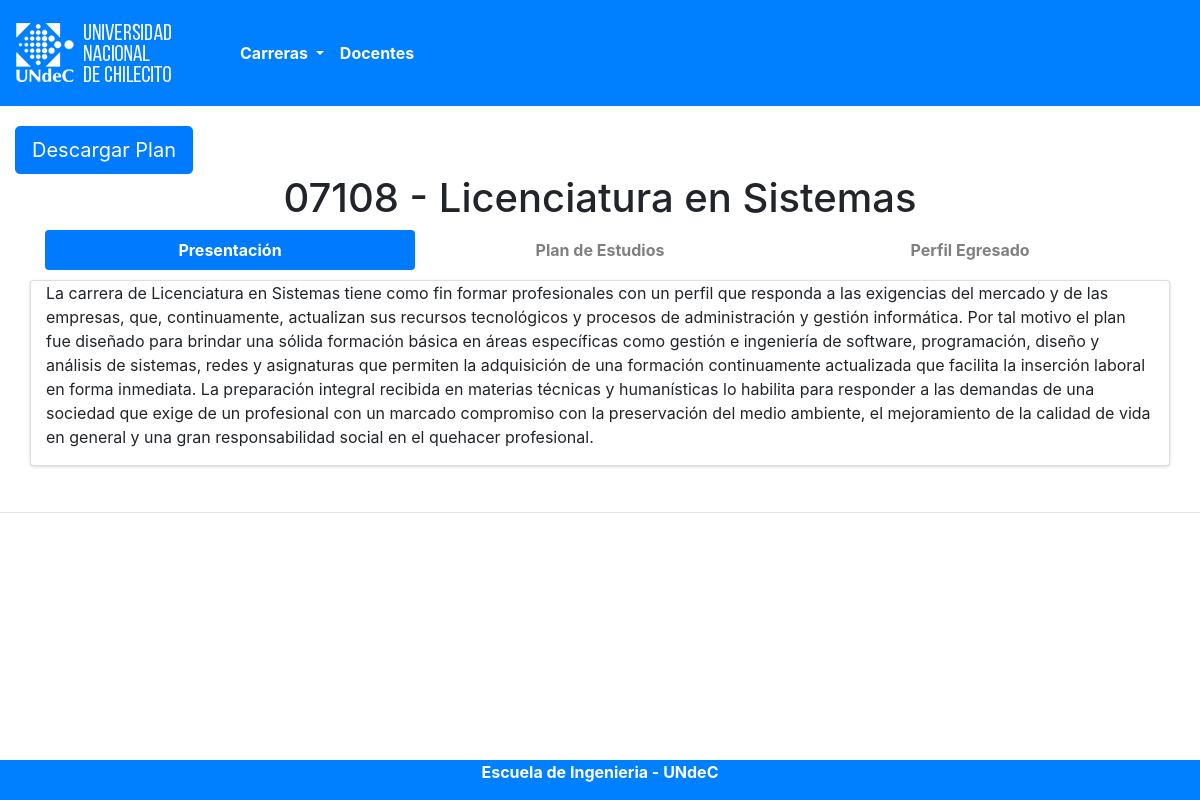
The app's page /carrera/1 with its own data.
### tables this page shows
CREATE TABLE IF NOT EXISTS `planes` (
  `id` int(11) NOT NULL AUTO_INCREMENT,
  `id_carrera` int(11) NOT NULL,
  `nombre` varchar(80) NOT NULL,
  `duracion` int(11) NOT NULL,
  `vigente` tinyint(1) NOT NULL DEFAULT '0',
  PRIMARY KEY (`id`),
  KEY `id_carrera` (`id_carrera`)
);

CREATE TABLE IF NOT EXISTS `carrera` (
  `id` int(11) NOT NULL AUTO_INCREMENT,
  `nombre` varchar(80) DEFAULT NULL,
  `presentacion` blob,
  `perfil` blob,
  `plan_pdf` varchar(50) DEFAULT NULL,
  `imagen` varchar(100) DEFAULT NULL,
  `activo` tinyint(1) NOT NULL DEFAULT '0',
  PRIMARY KEY (`id`)
);

CREATE TABLE IF NOT EXISTS `escuela` (
  `id` int(11) NOT NULL AUTO_INCREMENT,
  `nombre` varchar(60) NOT NULL,
  `universidad` varchar(60) NOT NULL,
  `director` varchar(80) NOT NULL,
  `color` char(7) NOT NULL,
  PRIMARY KEY (`id`)
);

### application/modules/frontend/controllers/Carrera.php (called while the page is built, shortened)
<?php if ( ! defined('BASEPATH')) exit('No direct script access allowed');
class Carrera extends MX_Controller {
    public function __construct()
    {
        $this->load->model('Carrera_model');
        $this->load->model('Escuela_model');
		$this->load->model('Publicaciones_model');
		$this->load->add_package_path(APPPATH.'third_party/ion_auth/');
        $this->load->helper(array('language'));
    }
	public function verCarrera($idCarrera)
	{
		$data['carrera'] = $this->Carrera_model->getCarrera($idCarrera);
        $data['plan'] = $this->Carrera_model->getPlan($idCarrera);
		if (count($data['plan']) == 0){
            $data['alerta'] = lang('undefined_plan');
            $data['_view'] = '404';
			$this->load->view('layouts/main',$data);
        }
        else{
            $data['orientaciones'] = $this->Carrera_model->getOrientaciones($data['plan'][0]->plan_id);
			if(!empty($data['orientaciones']))
			{
				foreach ($data['orientaciones'] as $orientacion)
				{
					$data['orientacion'][$orientacion->id] = $this->Carrera_model->getPlanPorOrientacion($orientacion->id);
				}
			}
			$data['_view'] = 'pages/carreraView';
			$this->load->view('layouts/main',$data);
        }
	}
}
?>

### index.php (called while the page is built, shortened)
<?php
require_once BASEPATH.'core/CodeIgniter.php';

### application/modules/frontend/models/Carrera_model.php (called while the page is built, shortened)
<?php
class Carrera_model  extends CI_Model  {
	public function getCarrera($idCarrera)
	{
		$this->db->select('carrera.*, planes.nombre as plan');
      	$this->db->from('carrera');
      	$this->db->join('planes', 'planes.id_carrera = carrera.id');
      	$this->db->where('carrera.id', $idCarrera);
      	$this->db->limit('1');
	    return $this->db->get()->result();
	}
	public function getPlan($idCarrera)
	{
		$this->db->select('	ciclo_materia.id, ciclo_materia.codigo, ciclo_materia.id_materia, ciclo_materia.horas,
							ciclo_materia.hs_total, ciclo_materia.anio,
							materias.nombre as nombre,
							regimen.id as regid, regimen.nombre as regimen,
							planes.id as plan_id ');
      	$this->db->from('ciclos');
      	$this->db->join('ciclo_materia', 'ciclo_materia.id_ciclo = ciclos.id');
      	$this->db->join('materias', 'materias.id = ciclo_materia.id_materia');
      	$this->db->join('orientaciones', 'orientaciones.id = ciclos.id_orientacion', 'LEFT');
      	$this->db->join('planes', 'planes.id = ciclos.id_plan');
      	$this->db->join('carrera', 'carrera.id = planes.id_carrera');
      	$this->db->join('regimen', 'regimen.id = ciclo_materia.id_regimen');
      	$this->db->join('materias_tipo', 'materias_tipo.id = materias.id_tipo');
      	$this->db->where('carrera.id', $idCarrera);
        $this->db->where('materias.id_tipo !=', 3);
        $this->db->where('planes.vigente', 1);
      	$this->db->where('carrera.activo', 1);
      	$this->db->order_by('ciclo_materia.anio, CAST(ciclo_materia.codigo as UNSIGNED INTEGER), ciclo_materia.id_regimen');
      	return $this->db->get()->result();
	}
	public function getOrientaciones($idPlan)
	{
		$this->db->select('orientaciones.id, orientaciones.nombre');
      	$this->db->from('orientaciones');
      	$this->db->where('orientaciones.id_plan', $idPlan);
	    return $this->db->get()->result();
	}
	public function getPlanPorOrientacion($idOrientacion)
	{
		$this->db->select('	ciclo_materia.id, ciclo_materia.codigo, ciclo_materia.horas, ciclo_materia.hs_total, ciclo_materia.anio,
							ciclo_materia.id_materia,
							materias.nombre as nombre,
							regimen.id as regid, regimen.nombre as regimen');
      	$this->db->from('ciclos');
      	$this->db->join('ciclo_materia', 'ciclo_materia.id_ciclo = ciclos.id');
      	$this->db->join('materias', 'materias.id = ciclo_materia.id_materia');
      	$this->db->join('orientaciones', 'orientaciones.id = ciclos.id_orientacion', 'LEFT');
      	$this->db->join('planes', 'planes.id = ciclos.id_plan');
      	$this->db->join('carrera', 'carrera.id = planes.id_carrera');
      	$this->db->join('regimen', 'regimen.id = ciclo_materia.id_regimen');
      	$this->db->join('materias_tipo', 'materias_tipo.id = materias.id_tipo');
      	$this->db->where('orientaciones.id', $idOrientacion);
      	$this->db->where('ciclos.id_orientacion IS NOT NULL');
      	$this->db->order_by('ciclo_materia.anio, ciclo_materia.codigo, ciclo_materia.id_regimen');
	    return $this->db->get()->result();
	}
	public function getAllActivates()
	{
		$this->db->select('*');
      	$this->db->from('carrera');
      	$this->db->where('carrera.activo', 1);
	    return $this->db->get()->result();
	}
}
?>

### application/modules/frontend/models/Escuela_model.php (called while the page is built, shortened)
<?php
class Escuela_model  extends CI_Model  {
	public function get_escuela($id)
    {
        return $this->db->get_where('escuela',array('id'=>$id))->row_array();
    }
}
?>

### application/modules/frontend/views/pages/carreraView.php (the view, shortened to what this page needs)
<main>
		<?php if (!empty($carrera[0]->plan_pdf)) { ?>
			<a class="btn btn-primary btn-lg" target='_blank' href="<?= base_url(PDFS_UPLOAD.'carreras/'.$carrera[0]->plan_pdf)?>">Descargar Plan</a>
		<?php } ?>
		<div class="container">
	        <h1 style="text-align: center; "> <?=$carrera[0]->plan;?> - <?=$carrera[0]->nombre;?></h1>
			<ul class="nav nav-pills nav-justified">
	            <li class="nav-item">
	                <a class="nav-link active" data-toggle="tab" href="#panel1" role="tab">Presentación</a>
	            </li>
	            <li class="nav-item">
	                <a class="nav-link " data-toggle="tab" href="#panel2" role="tab">Plan de Estudios</a>
	            </li>
	            <li class="nav-item">
	                <a class="nav-link " data-toggle="tab" href="#panel3" role="tab">Perfil Egresado</a>
	            </li>
	        </ul>
	        <div class="row">
				<div class="container tab-content card">
					<div class="tab-pane fade fade in show active" id="panel1" role="tabpanel">
						<?=$carrera[0]->presentacion;?>
		            </div>
				</div>
			</div>
		</div>
</main>

### application/modules/frontend/views/footer.php
<footer id="footer" style="background-color: <?= $escuela['color'] ?>" >
	<p class="text-center"><?= $escuela['nombre'] ?> - <?= $escuela['universidad'] ?></p>
</footer>

### records on screen
planes: nombre "07108", id_carrera.nombre "Licenciatura en Sistemas", id_carrera.presentacion "La carrera de Licenciatura en Sistemas tiene como fin formar profesionales con un perfil que responda a las exigencias del mercado y de las empresas, que, continuamente, actualizan sus recursos tecnológicos y procesos de administración y gestión informática. Por tal motivo el plan fue diseñado para brindar una sólida formación básica en áreas específicas como gestión e ingeniería de software, programación, diseño y análisis de sistemas, redes y asignaturas que permiten la adquisición de una formación continuamente actualizada que facilita la inserción laboral en forma inmediata. La preparación integral recibida en materias técnicas y humanísticas lo habilita para responder a las demandas de…"
escuela: nombre "Escuela de Ingenieria", universidad "UNdeC"
